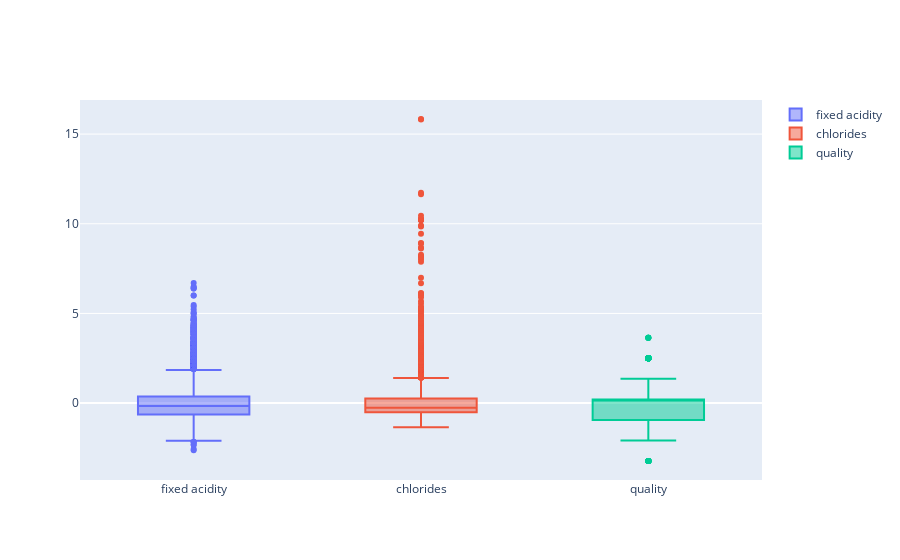

The cell this chart's notebook holds for it:
### Code cell
fig = go.Figure()
fig.add_trace(go.Box(y=X_ss_pd['fixed acidity'], name ='fixed acidity'))
fig.add_trace(go.Box(y=X_ss_pd['chlorides'], name ='chlorides'))
fig.add_trace(go.Box(y=X_ss_pd['quality'], name ='quality'))

fig.show()

### Figure 1 — Plotly figure (JSON) as saved in the notebook; plotly's stock layout.template omitted (floating-point values rounded to 4 significant figures; data arrays with more than 128 entries replaced by an {"elided": "..."} marker saying what was removed)
{"data": [{"name": "fixed acidity", "type": "box", "y": {"elided": "6497 float values"}}, {"name": "chlorides", "type": "box", "y": {"elided": "6497 float values"}}, {"name": "quality", "type": "box", "y": {"elided": "6497 float values"}}], "layout": {}}
